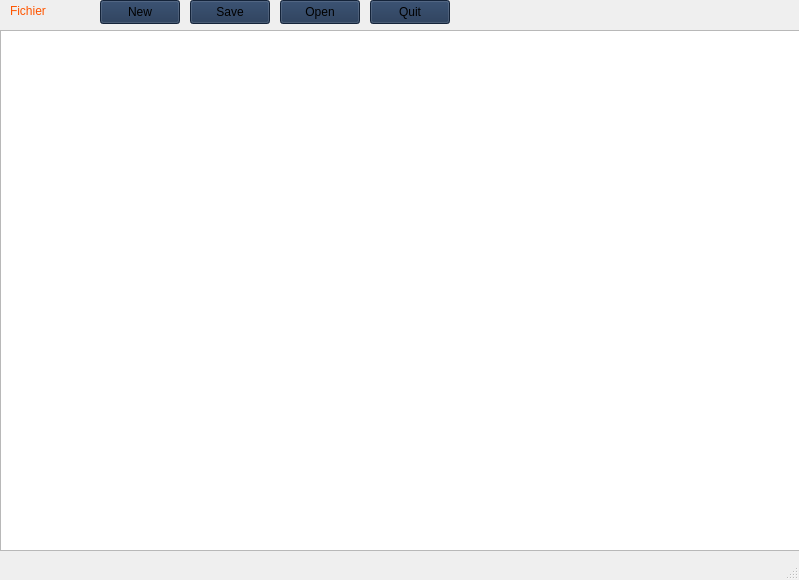
<?xml version="1.0" encoding="UTF-8"?>
<ui version="4.0">
 <class>Notepad</class>
 <widget class="QMainWindow" name="Notepad">
  <property name="geometry">
   <rect>
    <x>0</x>
    <y>0</y>
    <width>799</width>
    <height>580</height>
   </rect>
  </property>
  <property name="windowTitle">
   <string>Notepad</string>
  </property>
  <widget class="QWidget" name="centralwidget">
   <widget class="QPushButton" name="newFile">
    <property name="geometry">
     <rect>
      <x>100</x>
      <y>0</y>
      <width>80</width>
      <height>24</height>
     </rect>
    </property>
    <property name="toolTip">
     <string>&lt;html&gt;&lt;head/&gt;&lt;body&gt;&lt;p&gt;Nouveau Fichier&lt;/p&gt;&lt;/body&gt;&lt;/html&gt;</string>
    </property>
    <property name="styleSheet">
     <string notr="true">background-color: rgb(28, 49, 80);</string>
    </property>
    <property name="text">
     <string>New</string>
    </property>
   </widget>
   <widget class="QPushButton" name="saveFile">
    <property name="geometry">
     <rect>
      <x>190</x>
      <y>0</y>
      <width>80</width>
      <height>24</height>
     </rect>
    </property>
    <property name="toolTip">
     <string>&lt;html&gt;&lt;head/&gt;&lt;body&gt;&lt;p&gt;Sauvegarder / Sauvegarder sous&lt;/p&gt;&lt;/body&gt;&lt;/html&gt;</string>
    </property>
    <property name="styleSheet">
     <string notr="true">background-color: rgb(28, 49, 80);</string>
    </property>
    <property name="text">
     <string>Save</string>
    </property>
   </widget>
   <widget class="QPushButton" name="openFile">
    <property name="geometry">
     <rect>
      <x>280</x>
      <y>0</y>
      <width>80</width>
      <height>24</height>
     </rect>
    </property>
    <property name="toolTip">
     <string>&lt;html&gt;&lt;head/&gt;&lt;body&gt;&lt;p&gt;Ouvrir un fichier&lt;/p&gt;&lt;/body&gt;&lt;/html&gt;</string>
    </property>
    <property name="styleSheet">
     <string notr="true">background-color: rgb(28, 49, 80);</string>
    </property>
    <property name="text">
     <string>Open</string>
    </property>
   </widget>
   <widget class="QPushButton" name="quit">
    <property name="geometry">
     <rect>
      <x>370</x>
      <y>0</y>
      <width>80</width>
      <height>24</height>
     </rect>
    </property>
    <property name="toolTip">
     <string>&lt;html&gt;&lt;head/&gt;&lt;body&gt;&lt;p&gt;Quitter&lt;/p&gt;&lt;/body&gt;&lt;/html&gt;</string>
    </property>
    <property name="styleSheet">
     <string notr="true">background-color: rgb(28, 49, 80);</string>
    </property>
    <property name="text">
     <string>Quit</string>
    </property>
   </widget>
   <widget class="QTextEdit" name="textEdit">
    <property name="geometry">
     <rect>
      <x>0</x>
      <y>30</y>
      <width>801</width>
      <height>521</height>
     </rect>
    </property>
    <property name="maximumSize">
     <size>
      <width>801</width>
      <height>16777215</height>
     </size>
    </property>
   </widget>
   <widget class="QLabel" name="label">
    <property name="geometry">
     <rect>
      <x>10</x>
      <y>0</y>
      <width>81</width>
      <height>21</height>
     </rect>
    </property>
    <property name="styleSheet">
     <string notr="true">color:rgb(255, 85, 0);</string>
    </property>
    <property name="text">
     <string>Fichier</string>
    </property>
   </widget>
  </widget>
  <widget class="QMenuBar" name="menubar">
   <property name="geometry">
    <rect>
     <x>0</x>
     <y>0</y>
     <width>799</width>
     <height>21</height>
    </rect>
   </property>
  </widget>
  <widget class="QStatusBar" name="statusbar"/>
 </widget>
 <resources/>
 <connections/>
</ui>
